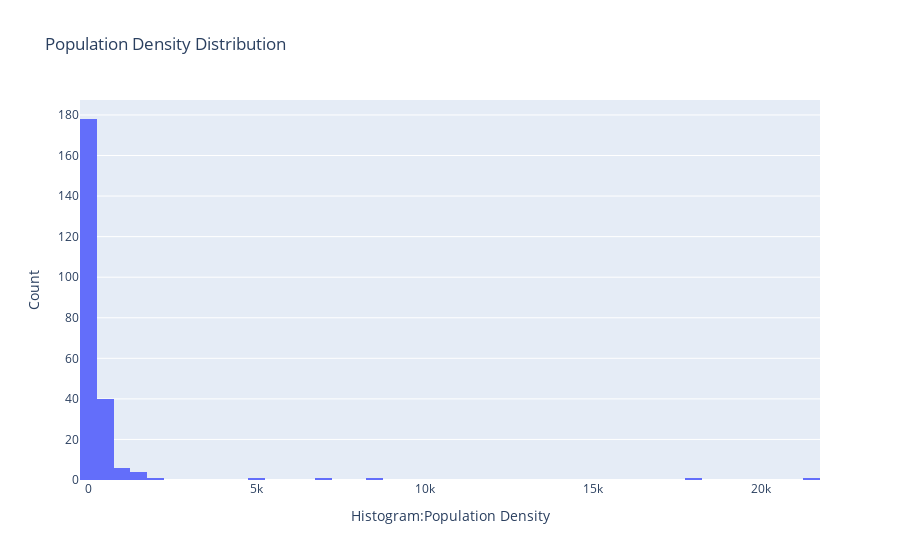

Notebook source saved alongside this figure:
### Code cell
fig = px.histogram(data, x='density',
                   title='Population Density Distribution',
                   labels={'density': 'Population Density'})
fig.update_xaxes(title='Histogram:Population Density')
fig.update_yaxes(title='Count')
fig.show()

### Figure 1 — Plotly figure (JSON) as saved in the notebook; plotly's stock layout.template omitted (floating-point values rounded to 4 significant figures; data arrays with more than 128 entries replaced by an {"elided": "..."} marker saying what was removed)
{"data": [{"alignmentgroup": "True", "bingroup": "x", "hovertemplate": "Population Density=%{x}<br>count=%{y}<extra></extra>", "legendgroup": "", "marker": {"color": "#636efa", "pattern": {"shape": ""}}, "name": "", "offsetgroup": "", "orientation": "v", "showlegend": false, "type": "histogram", "x": {"elided": "234 float values"}, "xaxis": "x", "yaxis": "y"}], "layout": {"autosize": true, "barmode": "relative", "legend": {"tracegroupgap": 0}, "title": {"text": "Population Density Distribution"}, "xaxis": {"anchor": "y", "autorange": true, "domain": [0, 1], "range": [-250, 21750], "title": {"text": "Histogram:Population Density"}, "type": "linear"}, "yaxis": {"anchor": "x", "autorange": true, "domain": [0, 1], "range": [0, 187.4], "title": {"text": "Count"}}}}
